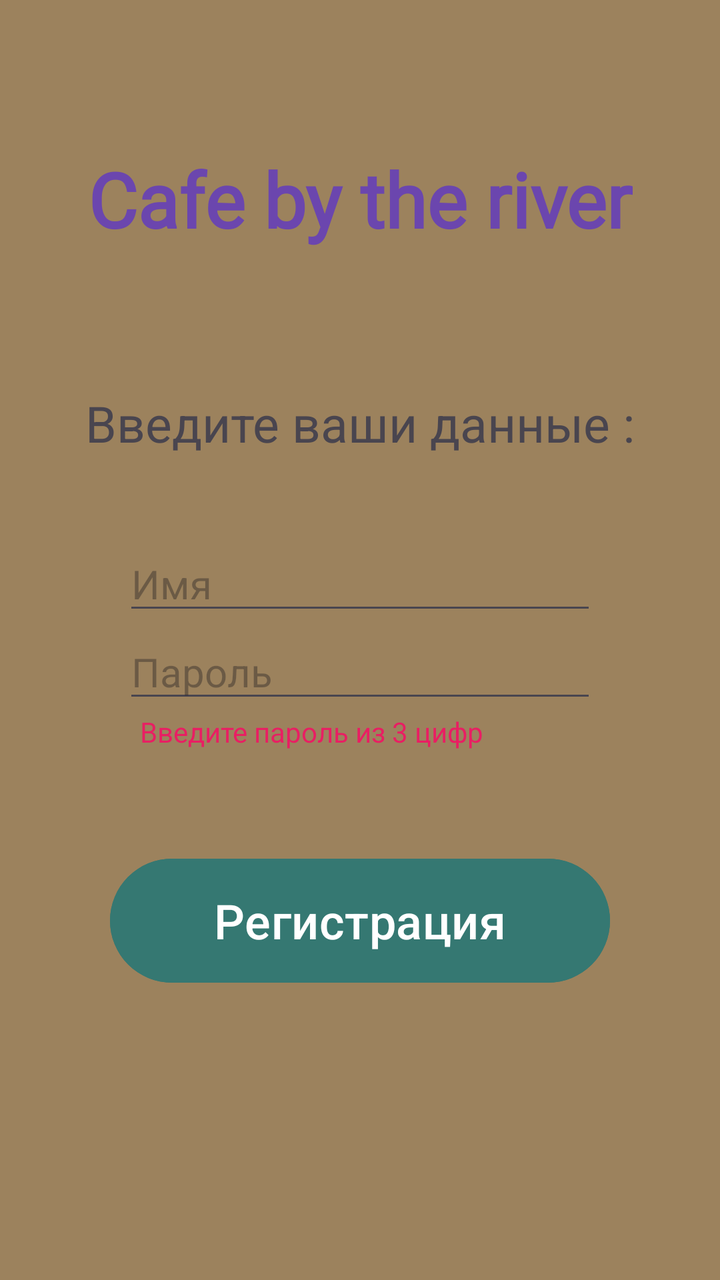
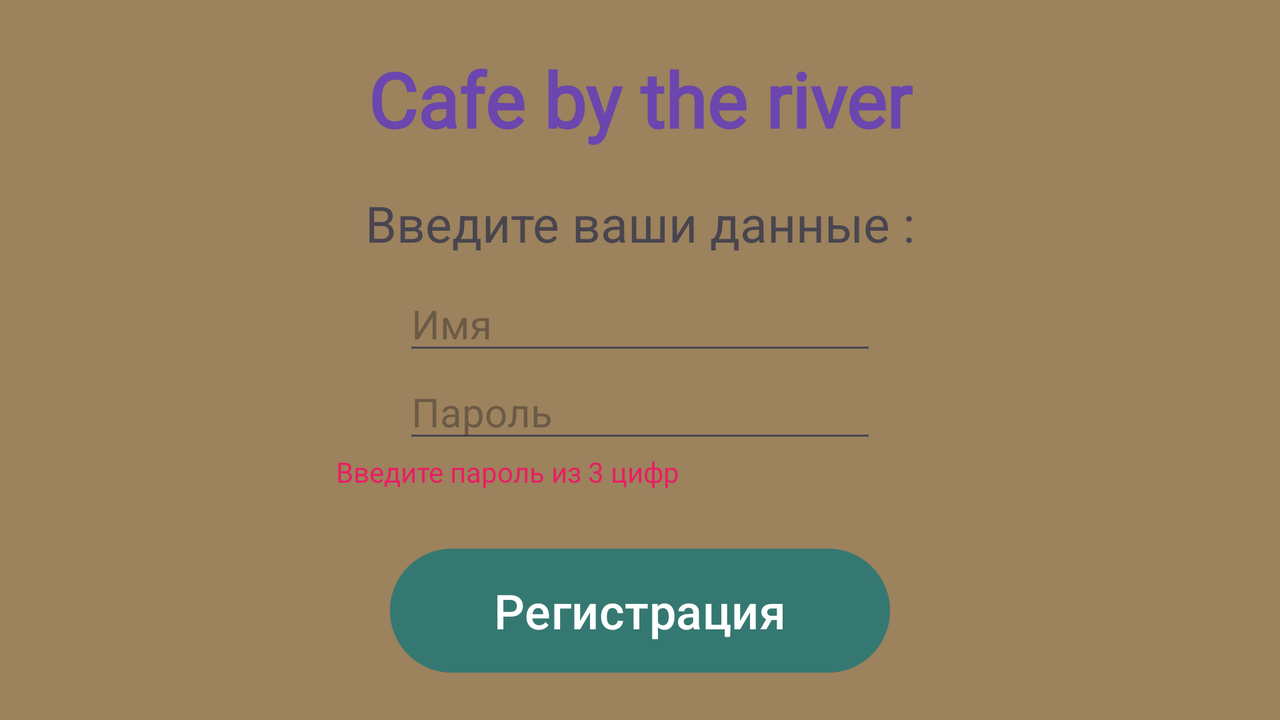

One screen, two layout resources from the same app: the default and the repository's alternative for another configuration. Each is rendered where Android would select it; the XML of both is given below.
<!-- AndroidManifest.xml: application theme Theme.OrderInCafe -->
<!-- res/layout/activity_main.xml -->
<?xml version="1.0" encoding="utf-8"?>
<androidx.constraintlayout.widget.ConstraintLayout xmlns:android="http://schemas.android.com/apk/res/android"
    xmlns:app="http://schemas.android.com/apk/res-auto"
    xmlns:tools="http://schemas.android.com/tools"
    android:id="@+id/main"
    android:layout_width="match_parent"
    android:layout_height="match_parent"
    tools:context=".MainActivity"
    android:background="#9C825D"
    android:padding="14dp">

    <TextView
        android:id="@+id/cafeName"
        android:layout_width="wrap_content"
        android:layout_height="wrap_content"
        android:layout_marginTop="60dp"
        android:fontFamily="@font/cherry_cream_soda"
        android:text="@string/cafe_name"
        android:textSize="38sp"
        android:textStyle="bold"
        android:textColor="#6B46AE"
        app:layout_constraintEnd_toEndOf="parent"
        app:layout_constraintStart_toStartOf="parent"
        app:layout_constraintTop_toTopOf="parent" />

    <TextView
        android:id="@+id/regTitle"
        android:layout_width="wrap_content"
        android:layout_height="wrap_content"
        android:layout_marginTop="70dp"
        android:text="@string/input_info"
        android:textSize="25sp"
        app:layout_constraintBottom_toTopOf="@+id/userLogin"
        app:layout_constraintEnd_toEndOf="parent"
        app:layout_constraintStart_toStartOf="parent"
        app:layout_constraintTop_toBottomOf="@+id/cafeName"
        />

    <EditText
        android:id="@+id/userLogin"
        android:layout_width="wrap_content"
        android:layout_height="wrap_content"
        android:layout_marginTop="40dp"
        android:ems="10"
        android:inputType="text"
        android:hint="Имя"
        android:textSize="20sp"
        app:layout_constraintEnd_toEndOf="parent"
        app:layout_constraintStart_toStartOf="parent"
        app:layout_constraintTop_toBottomOf="@id/regTitle"/>

    <EditText
        android:id="@+id/userNumberPassword"
        android:layout_width="wrap_content"
        android:layout_height="wrap_content"
        android:ems="10"
        android:hint="Пароль"
        android:inputType="numberPassword"
        android:textSize="20sp"
        app:layout_constraintEnd_toEndOf="parent"
        app:layout_constraintStart_toStartOf="parent"
        app:layout_constraintTop_toBottomOf="@id/userLogin"
        />


    <TextView
        android:id="@+id/textViewForPassword"
        android:layout_width="wrap_content"
        android:layout_height="wrap_content"
        android:text="@string/info_input_password"
        android:textColor="#E91E63"
        app:layout_constraintEnd_toEndOf="parent"
        app:layout_constraintHorizontal_bias="0.350"
        app:layout_constraintStart_toStartOf="parent"
        app:layout_constraintTop_toBottomOf="@+id/userNumberPassword" />

    <Button
        android:id="@+id/buttonRegistration"
        android:layout_width="250dp"
        android:layout_height="70dp"
        android:text="Регистрация"
        android:textSize="24sp"
        android:backgroundTint="#357872"
        android:gravity="center"
        android:layout_marginTop="50dp"
        app:layout_constraintEnd_toEndOf="parent"
        app:layout_constraintStart_toStartOf="parent"
        app:layout_constraintTop_toBottomOf="@id/textViewForPassword"/>


</androidx.constraintlayout.widget.ConstraintLayout>
<!-- resources referenced by this layout -->
<resources>
  <string name="cafe_name">Cafe by the river</string>
  <string name="info_input_password">Введите пароль из 3 цифр</string>
  <string name="input_info">Введите ваши данные :</string>
  <style name="Theme.OrderInCafe" parent="Base.Theme.OrderInCafe" />
  <style name="Base.Theme.OrderInCafe" parent="Theme.Material3.DayNight.NoActionBar">
          
          
      </style>
</resources>
<!-- res/layout-land/activity_main.xml (the repository's variant of the layout above) -->
<!-- drawn on the phone turned sideways -->
<?xml version="1.0" encoding="utf-8"?>
<androidx.constraintlayout.widget.ConstraintLayout xmlns:android="http://schemas.android.com/apk/res/android"
    xmlns:app="http://schemas.android.com/apk/res-auto"
    xmlns:tools="http://schemas.android.com/tools"
    android:id="@+id/main"
    android:layout_width="match_parent"
    android:layout_height="match_parent"
    tools:context=".MainActivity"
    android:background="#9C825D"
    android:padding="14dp">

    <TextView
        android:id="@+id/cafeName"
        android:layout_width="wrap_content"
        android:layout_height="wrap_content"
        android:layout_marginTop="10dp"
        android:fontFamily="@font/cherry_cream_soda"
        android:text="@string/cafe_name"
        android:textSize="38sp"
        android:textStyle="bold"
        android:textColor="#6B46AE"
        app:layout_constraintEnd_toEndOf="parent"
        app:layout_constraintStart_toStartOf="parent"
        app:layout_constraintTop_toTopOf="parent" />

    <TextView
        android:id="@+id/regTitle"
        android:layout_width="wrap_content"
        android:layout_height="wrap_content"
        android:layout_marginTop="20dp"
        android:text="@string/input_info"
        android:textSize="25sp"
        app:layout_constraintBottom_toTopOf="@+id/editTxtUserName"
        app:layout_constraintEnd_toEndOf="parent"
        app:layout_constraintStart_toStartOf="parent"
        app:layout_constraintTop_toBottomOf="@+id/cafeName"
        />

    <EditText
        android:id="@+id/editTxtUserName"
        android:layout_width="wrap_content"
        android:layout_height="wrap_content"
        android:layout_marginTop="10dp"
        android:ems="10"
        android:inputType="text"
        android:hint="Имя"
        android:textSize="20sp"
        app:layout_constraintEnd_toEndOf="parent"
        app:layout_constraintStart_toStartOf="parent"
        app:layout_constraintTop_toBottomOf="@id/regTitle"/>

    <EditText
        android:id="@+id/eTxtNumPassword"
        android:layout_width="wrap_content"
        android:layout_height="wrap_content"
        android:ems="10"
        android:hint="Пароль"
        android:inputType="numberPassword"
        android:textSize="20sp"
        app:layout_constraintEnd_toEndOf="parent"
        app:layout_constraintStart_toStartOf="parent"
        app:layout_constraintTop_toBottomOf="@id/editTxtUserName"
        />


    <TextView
        android:id="@+id/textViewForPassword"
        android:layout_width="wrap_content"
        android:layout_height="wrap_content"
        android:text="@string/info_input_password"
        android:textColor="#E91E63"
        app:layout_constraintEnd_toEndOf="parent"
        app:layout_constraintHorizontal_bias="0.350"
        app:layout_constraintStart_toStartOf="parent"
        app:layout_constraintTop_toBottomOf="@+id/eTxtNumPassword" />

    <Button
        android:id="@+id/btnRegistration"
        android:layout_width="250dp"
        android:layout_height="70dp"
        android:text="Регистрация"
        android:textSize="24sp"
        android:backgroundTint="#357872"
        android:gravity="center"
        android:layout_marginTop="25dp"
        app:layout_constraintEnd_toEndOf="parent"
        app:layout_constraintStart_toStartOf="parent"
        app:layout_constraintTop_toBottomOf="@id/textViewForPassword"/>


</androidx.constraintlayout.widget.ConstraintLayout>
